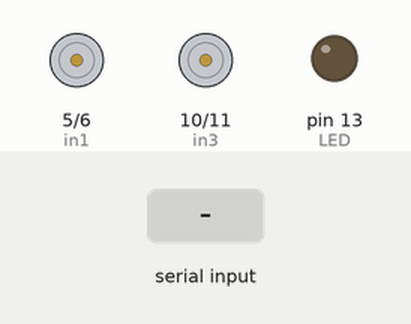
Bench run of a sketch on a simulated Arduino Uno, built with avr-gcc and run on an emulated ATmega328P. Shown: motor-driver pin pairs drawn as motors (green arrow = first pin HIGH = forward, orange = second pin HIGH = backward, longer = more drive), output pins drawn as LEDs (lit = HIGH). The inputs (shaded band) are chosen by the test bench.

Above: at 1.2 s.
1.3 s: "F" received over Serial
At 1.6 s:
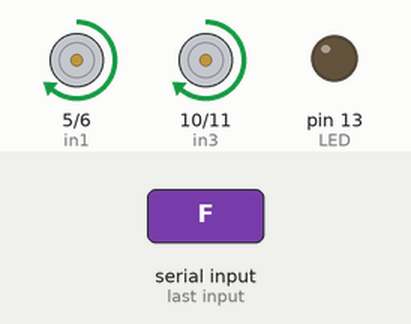
2.8 s: "B" received over Serial
At 3.9 s:
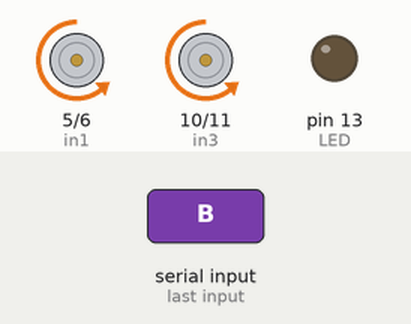
4.3 s: "L" received over Serial
At 5.0 s:
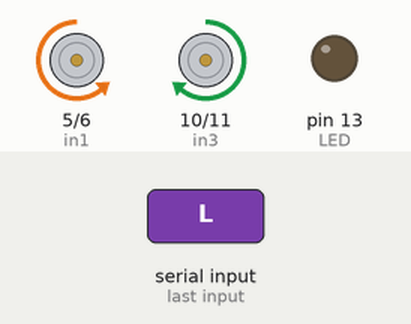
5.8 s: "R" received over Serial
At 6.2 s:
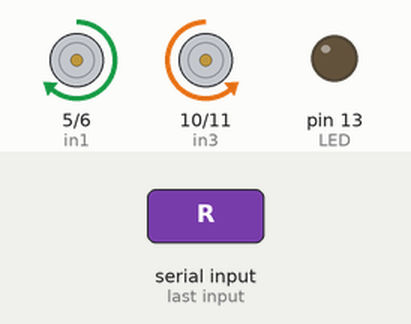
7.3 s: "G" received over Serial
At 8.5 s:
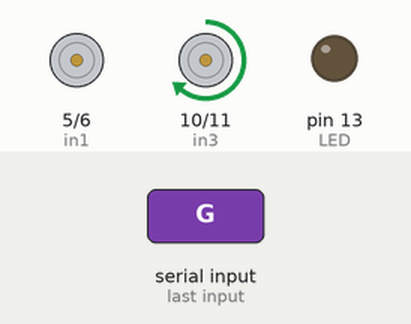
8.8 s: "I" received over Serial
At 9.7 s:
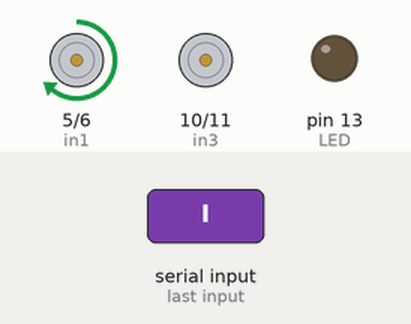
Timing chart, 0 to 11.3 s (numbered marks = the images above; inputs shaded):
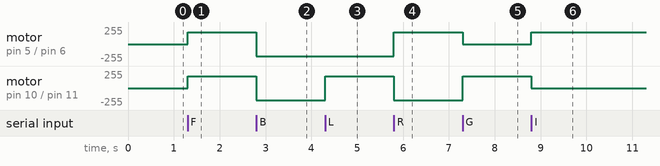

The sketch:

main_code.ino
```cpp
#define in1 5 //L298n Motor Driver pins.
#define in2 6
#define in3 10
#define in4 11
#define LED 13
int command; //Int to store app command state.
int Speed = 180; // 0 - 255.
int Speedsec;
int buttonState = 0;
int lastButtonState = 0;
int Turnradius = 0; //Set the radius of a turn, 0 - 255 Note:the robot will malfunction if this is higher than int Speed.
int brakeTime = 45;
int brkonoff = 1; //1 for the electronic braking system, 0 for normal.
void setup() {
  pinMode(in1, OUTPUT);
  pinMode(in2, OUTPUT);
  pinMode(in3, OUTPUT);
  pinMode(in4, OUTPUT);
  pinMode(LED, OUTPUT); //Set the LED pin.
  Serial.begin(9600);  //Set the baud rate to Bluetooth module.
}

void loop() {
  if (Serial.available() > 0) {
    command = Serial.read();
    Stop(); //Initialize with motors stoped.
    switch (command) {
      case 'F':
        forward();
        break;
      case 'B':
        back();
        break;
      case 'L':
        left();
        break;
      case 'R':
        right();
        break;
      case 'G':
        forwardleft();
        break;
      case 'I':
        forwardright();
        break;
    }

  }
}

void forward() {
  analogWrite(in1, Speed);
  analogWrite(in3, Speed);
}

void back() {
  analogWrite(in2, Speed);
  analogWrite(in4, Speed);
}

void left() {
  analogWrite(in3, Speed);
  analogWrite(in2, Speed);
}

void right() {
  analogWrite(in4, Speed);
  analogWrite(in1, Speed);
}
void forwardleft() {
  analogWrite(in1, Speedsec);
  analogWrite(in3, Speed);
}
void forwardright() {
  analogWrite(in1, Speed);
  analogWrite(in3, Speedsec);
}

void Stop() {
  analogWrite(in1, 0);
  analogWrite(in2, 0);
  analogWrite(in3, 0);
  analogWrite(in4, 0);
}
```

Measured:
- after the input at 1.3 s, motor on pin 5 (in1) / pin 6 (in2), motor on pin 10 (in3) / pin 11 (in4): stopped → forward 180/255 at once
- after the input at 2.8 s, motor on pin 5 (in1) / pin 6 (in2), motor on pin 10 (in3) / pin 11 (in4): forward 180/255 → backward 180/255 at once
- after the input at 4.3 s, motor on pin 10 (in3) / pin 11 (in4): backward 180/255 → forward 180/255 at once
- after the input at 5.8 s, motor on pin 5 (in1) / pin 6 (in2): backward 180/255 → forward 180/255 at once; motor on pin 10 (in3) / pin 11 (in4): forward 180/255 → backward 180/255 at once
- after the input at 7.3 s, motor on pin 5 (in1) / pin 6 (in2): forward 180/255 → stopped at once; motor on pin 10 (in3) / pin 11 (in4): backward 180/255 → forward 180/255 at once
- after the input at 8.8 s, motor on pin 5 (in1) / pin 6 (in2): stopped → forward 180/255 at once; motor on pin 10 (in3) / pin 11 (in4): forward 180/255 → stopped at once
